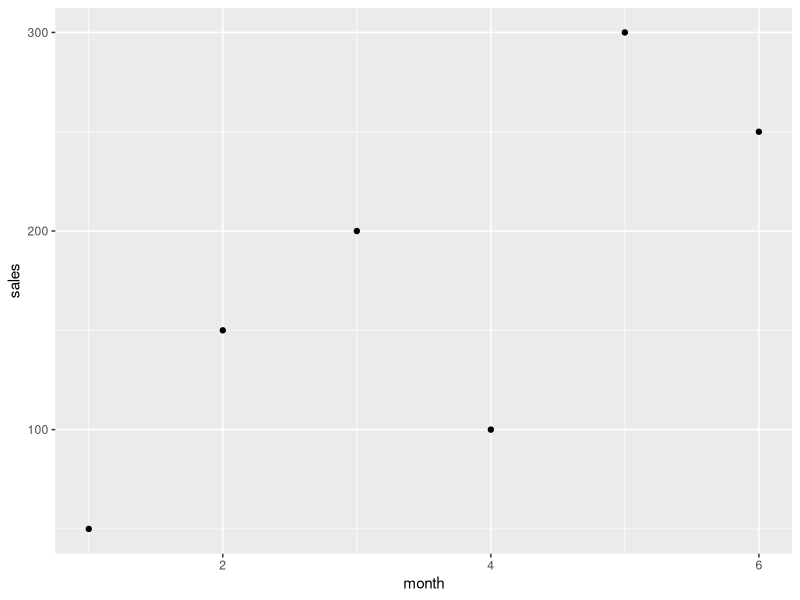
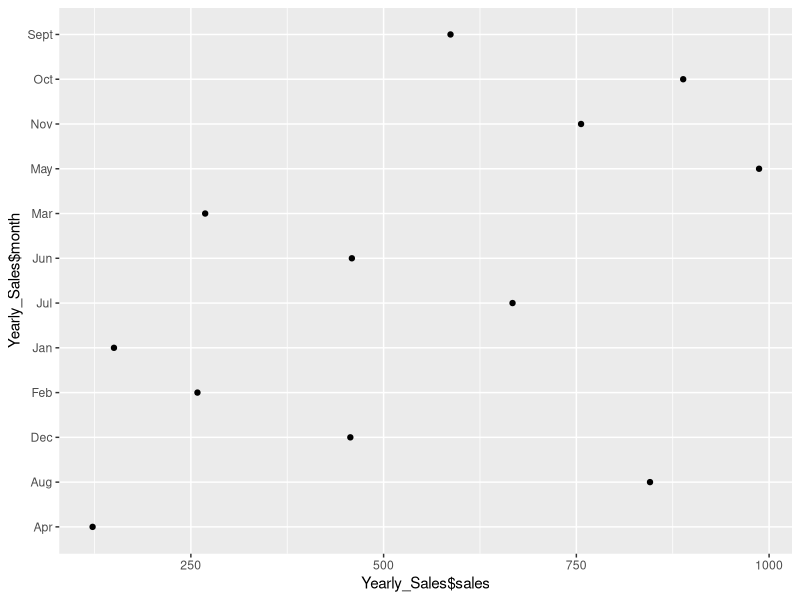

Write the R code that produced these figures, in order.
# Name: Levi Tate
# Module 1: Assignment 2

#==Question1
student_num <- 1:75
student_num

#==Question2
library(tidyverse)
sales <- c(50, 150, 200, 100, 300, 250)
month <- c(1, 2, 3, 4, 5, 6)
qplot(month, sales)
#What month had the largest sales? What was the amount? Month-5: 300

#==Question3
months <- c("Jan", "Feb", "Mar", "Apr", "May", "Jun", "Jul", "Aug", "Sept", "Oct", "Nov", "Dec")
typeof(months)
#What type of vector is this (hint: use typeof() or look in environment pane)? character

days <- c("Mon.", "Tue.", "Wed.", "Thu.", "Fri.", "Sat.", 7)
#How is the number 7 treated in the vector (as a double or character)? character
#Why? When dealing with atomic vectors, it can only be one data type

Days <- c(1:7)
#Do Days and days contain the same values? No
#If they are different, what data type is Days and days? Days: Integer; days: Character

#==Question4
Yearly_Sales <- data.frame(month = c("Jan", "Feb", "Mar", "Apr", "May", "Jun", "Jul", "Aug", "Sept", "Oct", "Nov", "Dec"),
                                     sales = c(150.25, 258.54, 268.55, 122.52, 987, 458.82, 667.23, 845.54, 586.78, 888.58, 756.12, 456.84)
                           )
#Open data frame from the environment pane. 
#Which month had the most sales? May
#Which month had the least sales? Apr

qplot(Yearly_Sales$sales, Yearly_Sales$month)